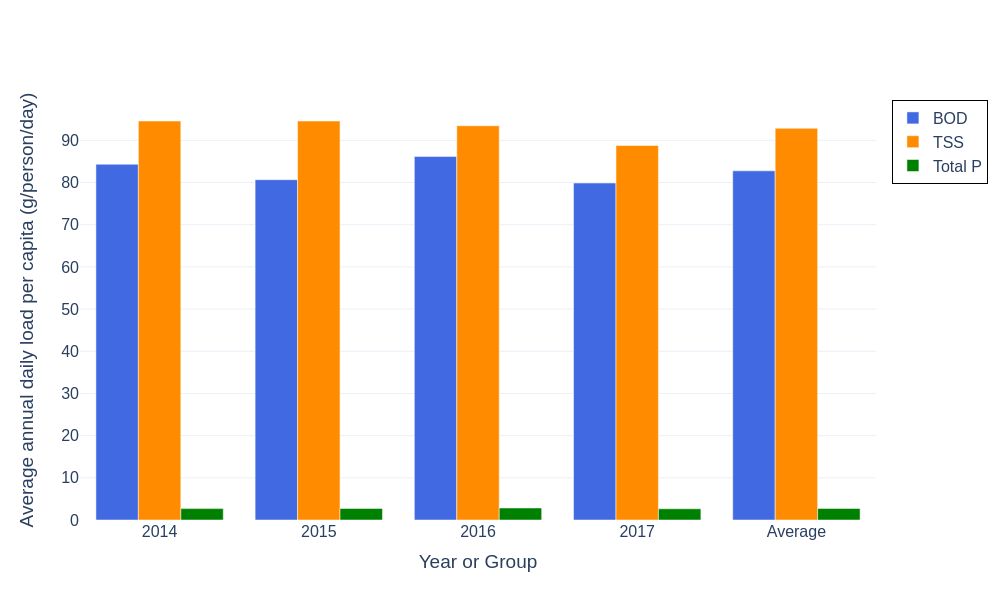

Generate this figure with Python:
# filename: annual_per_capita_avg_loads_BOD_TSS_TP.py
import pandas as pd
import plotly.graph_objects as go

# Load data
file_name = "WWTP_medium.xlsx"
influent_sheet = "WWTP Influent Data"
pop_sheet = "population"

# Load influent data
df_influent = pd.read_excel(file_name, sheet_name=influent_sheet, parse_dates=["Date"])
df_influent = df_influent[(df_influent["Date"].dt.year >= 2014) & (df_influent["Date"].dt.year <= 2017)]
df_influent["Year"] = df_influent["Date"].dt.year

# Load population data and restrict to years 2014-2017
df_pop = pd.read_excel(file_name, sheet_name=pop_sheet)
df_pop = df_pop[(df_pop["Year"] >= 2014) & (df_pop["Year"] <= 2017)]

# Define columns for parameters
flow_col = "Influent flow rate (m^3/d)"
params = {
    "BOD": "Influent BOD (mg/L)",
    "TSS": "Influent TSS (mg/L)",
    "TP": "Influent total phosphorous (mg/L)"
}

# Calculate daily load (kg/d) for each parameter - only where flow and concentration are both non-null
for key, conc_col in params.items():
    load_col = f"{key}_daily_load_kg_d"
    valid_mask = df_influent[flow_col].notna() & df_influent[conc_col].notna()
    df_influent[load_col] = pd.NA
    df_influent.loc[valid_mask, load_col] = df_influent.loc[valid_mask, flow_col] * df_influent.loc[valid_mask, conc_col] / 1000.0
    df_influent[load_col] = pd.to_numeric(df_influent[load_col], errors='coerce')

# Calculate annual average daily loads (kg/d) for each parameter
annual_avg_loads = {}
for key in params.keys():
    load_col = f"{key}_daily_load_kg_d"
    annual_means = df_influent.groupby("Year")[load_col].mean()
    annual_avg_loads[key] = annual_means

annual_avg_loads_df = pd.DataFrame(annual_avg_loads)

# Merge with population data to calculate per capita loads (g/person/day)
merged = annual_avg_loads_df.merge(df_pop, left_index=True, right_on="Year")

# Convert loads from kg/d to g/p/d by dividing by population and multiplying by 1000
for key in params.keys():
    merged[f"{key}_avg_daily_load_g_p_d"] = (merged[key] * 1000) / merged["Serviced Population"]

# Calculate historical averages for each parameter
historical_avg = {
    f"{key}_avg_daily_load_g_p_d": merged[f"{key}_avg_daily_load_g_p_d"].mean()
    for key in params.keys()
}

# Append "Average" row
avg_row = pd.DataFrame({
    "Year": ["Average"],
    "BOD": [None],
    "TSS": [None],
    "TP": [None],
    "Serviced Population": [None],
    "BOD_avg_daily_load_g_p_d": [historical_avg["BOD_avg_daily_load_g_p_d"]],
    "TSS_avg_daily_load_g_p_d": [historical_avg["TSS_avg_daily_load_g_p_d"]],
    "TP_avg_daily_load_g_p_d": [historical_avg["TP_avg_daily_load_g_p_d"]]
})

final_df = pd.concat([merged, avg_row], ignore_index=True)

# Prepare x axis categories as strings
x_categories = final_df["Year"].astype(str).tolist()

# Create bar chart traces for BOD, TSS, TP
trace_bod = go.Bar(
    name="BOD",
    x=x_categories,
    y=final_df["BOD_avg_daily_load_g_p_d"],
    marker_color="royalblue",
    offsetgroup=0
)
trace_tss = go.Bar(
    name="TSS",
    x=x_categories,
    y=final_df["TSS_avg_daily_load_g_p_d"],
    marker_color="darkorange",
    offsetgroup=1
)
trace_tp = go.Bar(
    name="Total P",
    x=x_categories,
    y=final_df["TP_avg_daily_load_g_p_d"],
    marker_color="green",
    offsetgroup=2
)

# Create figure
fig = go.Figure(data=[trace_bod, trace_tss, trace_tp])
fig.update_layout(
    barmode='group',
    yaxis_title="Average annual daily load per capita (g/person/day)",
    xaxis_title="Year or Group",
    yaxis=dict(showgrid=True, zeroline=False),
    font=dict(size=16),
    template='plotly_white',
    legend=dict(
        bordercolor='black',
        borderwidth=1
    )
)

# Save outputs
base_filename = "annual_per_capita_avg_loads_BOD_TSS_TP"
csv_filename = base_filename + ".csv"
html_filename = base_filename + ".html"
png_filename = base_filename + ".png"

# Save CSV of underlying data with renamed columns
csv_df = final_df[["Year", "BOD_avg_daily_load_g_p_d", "TSS_avg_daily_load_g_p_d", "TP_avg_daily_load_g_p_d"]].rename(columns={"Year": "Year_or_Group"})
csv_df.to_csv(csv_filename, index=False)

# Save plotly HTML with requirements
fig.write_html(html_filename, include_plotlyjs='cdn', full_html=True)

# Save PNG using kaleido
fig.write_image(png_filename, width=1000, height=600)

# Print filenames to terminal
print(base_filename + ".py")
print(csv_filename)
print(html_filename)
print(png_filename)
